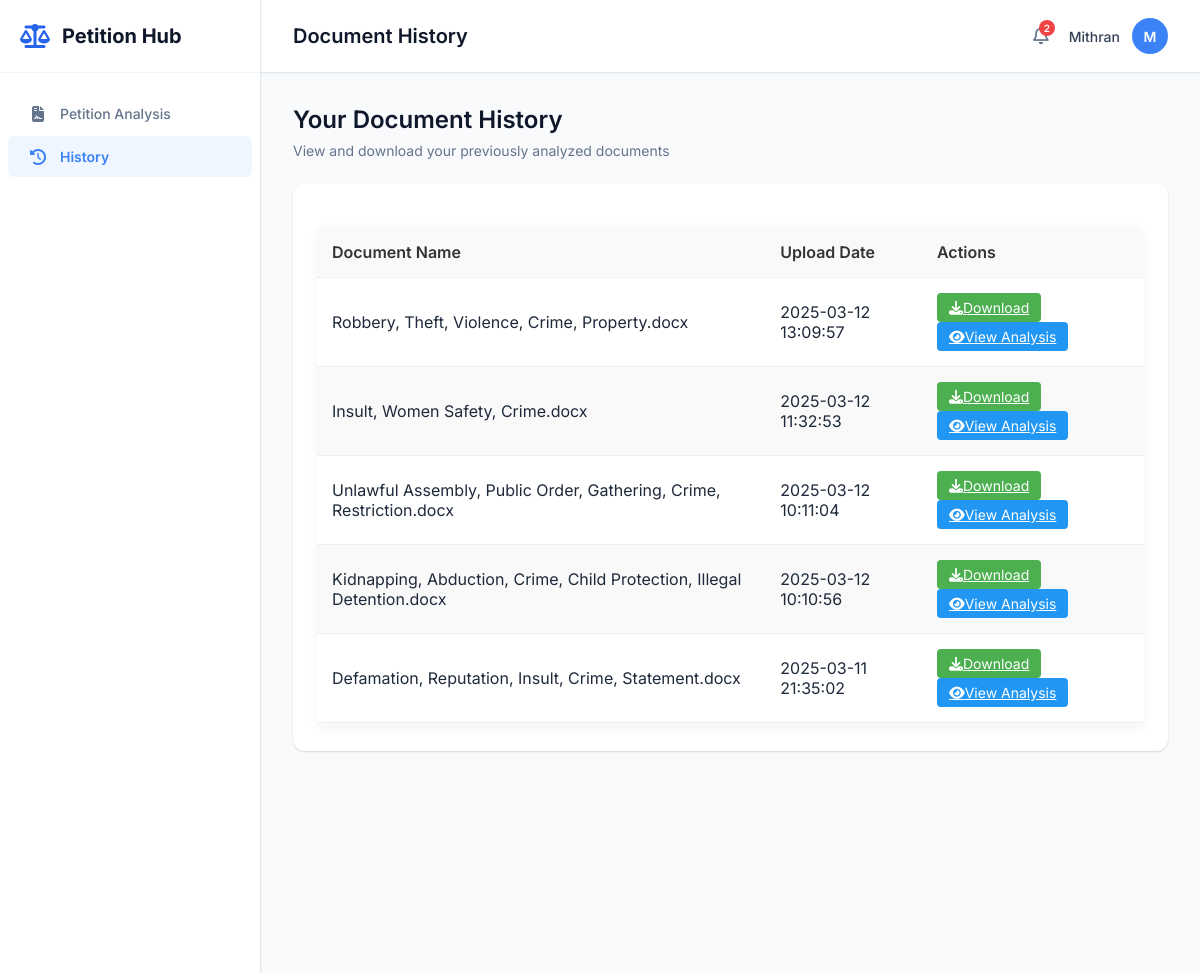
/history (signed in, upper part), run on an earlier commit of the app's database.
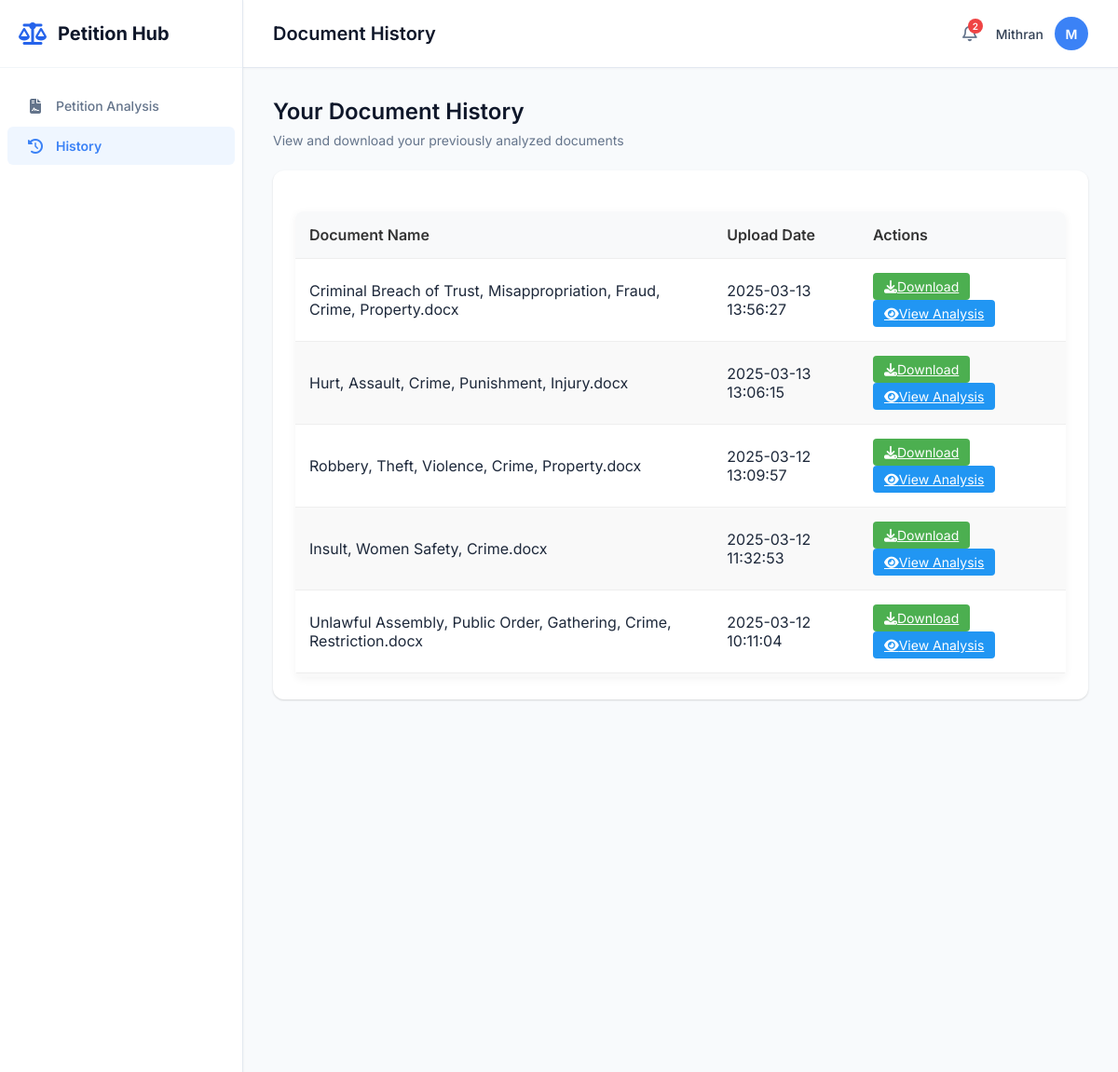
And on a later commit of the database.
### tables this page shows
CREATE TABLE document_history (
                        doc_id TEXT PRIMARY KEY,
                        user_id INTEGER NOT NULL,
                        filename TEXT NOT NULL,
                        original_filename TEXT NOT NULL,
                        upload_date TIMESTAMP NOT NULL,
                        analysis_results TEXT,
                        file_path TEXT NOT NULL,
                        FOREIGN KEY (user_id) REFERENCES users (user_id)
                    );

### app.py (the view)
@app.route('/history')
def history():
    if 'username' not in session:
        return redirect(url_for('login'))
    documents = get_user_documents(session['username'])
    return render_template('history.html', username=session['username'], documents=documents)

### db_connection.py (called while the page is built)
def create_connection(db_file):
    os.makedirs(os.path.dirname(db_file), exist_ok=True)
    conn = None
    try:
        conn = sqlite3.connect(db_file)
        return conn
    except sqlite3.Error as e:
        print(f"Database connection error: {e}")
    return conn

def get_user_id(username):
    db_path = os.path.join(os.path.dirname(__file__), 'database.db')
    conn = create_connection(db_path)
    if conn is None:
        print("Failed to create database connection.")
        return None
    with conn:
        cur = conn.cursor()
        cur.execute("SELECT user_id FROM users WHERE username=?", (username,))
        result = cur.fetchone()
        return result[0] if result else None

def get_user_documents(username):
    user_id = get_user_id(username)
    if not user_id:
        return []
    db_path = os.path.join(os.path.dirname(__file__), 'database.db')
    conn = create_connection(db_path)
    if conn is None:
        print("Failed to create database connection.")
        return []
    with conn:
        cur = conn.cursor()
        cur.execute(
            "SELECT doc_id, original_filename, upload_date, file_path FROM document_history WHERE user_id=? ORDER BY upload_date DESC",
            (user_id,)
        )
        return cur.fetchall()

### templates/history.html (shortened to what this page needs)
<!DOCTYPE html>
<html lang="en">
<head>
    <link rel="stylesheet" href="{{ url_for('static', filename='style.css') }}">
    <link rel="stylesheet" href="https://cdnjs.cloudflare.com/ajax/libs/font-awesome/6.4.0/css/all.min.css">
</head>
<body class="home-body">
    <div class="app-container">
        <aside class="sidebar">
            <div class="sidebar-header">
                <div class="logo">
                    <i class="fas fa-scale-balanced"></i>
                    <span>Petition Hub</span>
                </div>
            </div>
            <nav class="sidebar-nav">
                <ul>
                    <li><a href="{{ url_for('home') }}"><i class="fas fa-file-contract"></i> Petition Analysis</a></li>
                    <li class="active"><a href="{{ url_for('history') }}"><i class="fas fa-history"></i> History</a></li>
                </ul>
            </nav>
        </aside>
        <main class="main-content">
            <header class="top-header">
                <div class="page-title">
                    <h1>Document History</h1>
                </div>
                <div class="user-profile">
                    <div class="notifications">
                        <i class="far fa-bell"></i>
                        <span class="notification-badge">2</span>
                    </div>
                    <div class="user-info">
                        <span class="username">{{ username }}</span>
                        <div class="avatar">
                            <span>{{ username[0] | upper }}</span>
                        </div>
                    </div>
                </div>
            </header>
            <div class="dashboard">
                <div class="dashboard-header">
                    <h2>Your Document History</h2>
                    <p>View and download your previously analyzed documents</p>
                </div>
                <div class="card">
                    <div class="card-content">
                        {% if documents and documents|length > 0 %}
                        <div class="table-container">
                            <table class="history-table">
                                <thead>
                                    <tr>
                                        <th>Document Name</th>
                                        <th>Upload Date</th>
                                        <th>Actions</th>
                                    </tr>
                                </thead>
                                <tbody>
                                    {% for doc in documents %}
                                    <tr>
                                        <td>{{ doc[1] }}</td>
                                        <td>{{ doc[2] }}</td>
                                        <td>
                                            <a href="{{ url_for('download_document', doc_id=doc[0]) }}" class="action-btn download-btn">
                                                <i class="fas fa-download"></i> Download
                                            </a>
                                            <a href="{{ url_for('view_analysis', doc_id=doc[0]) }}" class="action-btn view-btn">
                                                <i class="fas fa-eye"></i> View Analysis
                                            </a>
                                        </td>
                                    </tr>
                                    {% endfor %}
                                </tbody>
                            </table>
                        </div>
                        {% endif %}
                    </div>
                </div>
            </div>
        </main>
    </div>
</body>
</html>

### static/style.css (style rules this page uses)
body { font-family: 'Inter', 'Segoe UI', 'Roboto', sans-serif; background: linear-gradient(135deg, #f5f7fa 0%, #c3cfe2 100%); margin: 0; padding: 0; display: flex; justify-content: center; align-items: center; min-height: 100vh; color: #333; }
h1 { color: #333; font-size: 28px; margin-bottom: 20px; }
body { font-family: Arial, sans-serif; }
.home-body { display: block; background: #f8fafc; min-height: 100vh; margin: 0; padding: 0; font-family: 'Inter', sans-serif; color: #1e293b; }
.app-container { display: flex; width: 100%; height: 100vh; overflow: hidden; }
.sidebar { width: 260px; background: #ffffff; border-right: 1px solid #e2e8f0; display: flex; flex-direction: column; height: 100%; box-shadow: 0 1px 3px rgba(0, 0, 0, 0.05); z-index: 10; }
.sidebar-header { padding: 24px 20px; border-bottom: 1px solid #f1f5f9; }
.logo { display: flex; align-items: center; font-weight: 700; font-size: 20px; color: #0f172a; }
.logo i { font-size: 24px; margin-right: 12px; color: #2563eb; }
.sidebar-nav { flex: 1; padding: 20px 0; overflow-y: auto; }
.sidebar-nav ul { list-style: none; padding: 0; margin: 0; }
.sidebar-nav li { margin-bottom: 2px; }
.sidebar-nav a { display: flex; align-items: center; padding: 12px 20px; color: #64748b; text-decoration: none; font-weight: 500; font-size: 14px; border-radius: 6px; margin: 0 8px; transition: all 0.2s ease; }
.sidebar-nav a i { margin-right: 12px; font-size: 16px; width: 20px; text-align: center; }
.sidebar-nav li.active a { background: #eff6ff; color: #3b82f6; font-weight: 600; }
.main-content { flex: 1; display: flex; flex-direction: column; overflow: hidden; background: #f8fafc; }
.top-header { height: 72px; display: flex; align-items: center; justify-content: space-between; padding: 0 32px; background: #ffffff; border-bottom: 1px solid #e2e8f0; box-shadow: 0 1px 2px rgba(0, 0, 0, 0.03); }
.page-title h1 { font-size: 20px; font-weight: 600; color: #0f172a; margin: 0; }
.user-profile { display: flex; align-items: center; gap: 20px; }
.notifications { position: relative; cursor: pointer; }
.notifications i { font-size: 18px; color: #64748b; }
.notification-badge { position: absolute; top: -6px; right: -6px; background: #ef4444; color: white; font-size: 10px; font-weight: 600; width: 16px; height: 16px; border-radius: 50%; display: flex; align-items: center; justify-content: center; }
.user-info { display: flex; align-items: center; gap: 12px; }
.username { font-size: 14px; font-weight: 500; color: #334155; }
.avatar { width: 36px; height: 36px; background: #3b82f6; border-radius: 50%; display: flex; align-items: center; justify-content: center; color: white; font-weight: 600; font-size: 14px; }
.dashboard { flex: 1; padding: 32px; overflow-y: auto; }
.dashboard-header { margin-bottom: 24px; }
.dashboard-header h2 { font-size: 24px; font-weight: 600; color: #0f172a; margin: 0 0 8px 0; }
.dashboard-header p { font-size: 14px; color: #64748b; margin: 0; }
.card { background: #ffffff; border-radius: 12px; box-shadow: 0 1px 3px rgba(0, 0, 0, 0.05), 0 1px 2px rgba(0, 0, 0, 0.1); margin-bottom: 24px; overflow: hidden; transition: transform 0.2s ease, box-shadow 0.2s ease; }
.card-content { padding: 24px; }

### templates/history.html (style rules this page uses)
.table-container { max-height: 500px; overflow-y: auto; border-radius: 8px; box-shadow: 0 2px 10px rgba(0, 0, 0, 0.05); margin-top: 20px; }
.history-table { width: 100%; border-collapse: collapse; background-color: #fff; }
.history-table th, .history-table td { padding: 15px; text-align: left; border-bottom: 1px solid #eee; }
.history-table th { background-color: #f8f9fa; font-weight: 600; color: #333; position: sticky; top: 0; z-index: 1; }
.history-table tr:nth-child(even) { background-color: #f9f9f9; }
.action-btn { padding: 6px 12px; border-radius: 4px; font-size: 14px; margin-right: 5px; cursor: pointer; transition: all 0.2s; border: none; display: inline-flex; align-items: center; justify-content: center; }
.download-btn { background-color: #4CAF50; color: white; }
.view-btn { background-color: #2196F3; color: white; }

What changed in the data, as far as the page shows it:
no longer on this page (row unchanged): document_history: original_filename "Kidnapping, Abduction, Crime, Child Protection, Illegal Detention.docx", upload_date "2025-03-12 10:10:56"
no longer on this page (row unchanged): document_history: original_filename "Defamation, Reputation, Insult, Crime, Statement.docx", upload_date "2025-03-11 21:35:02"
added document_history: original_filename "Criminal Breach of Trust, Misappropriation, Fraud, Crime, Property.docx", upload_date "2025-03-13 13:56:27"
added document_history: original_filename "Hurt, Assault, Crime, Punishment, Injury.docx", upload_date "2025-03-13 13:06:15"
